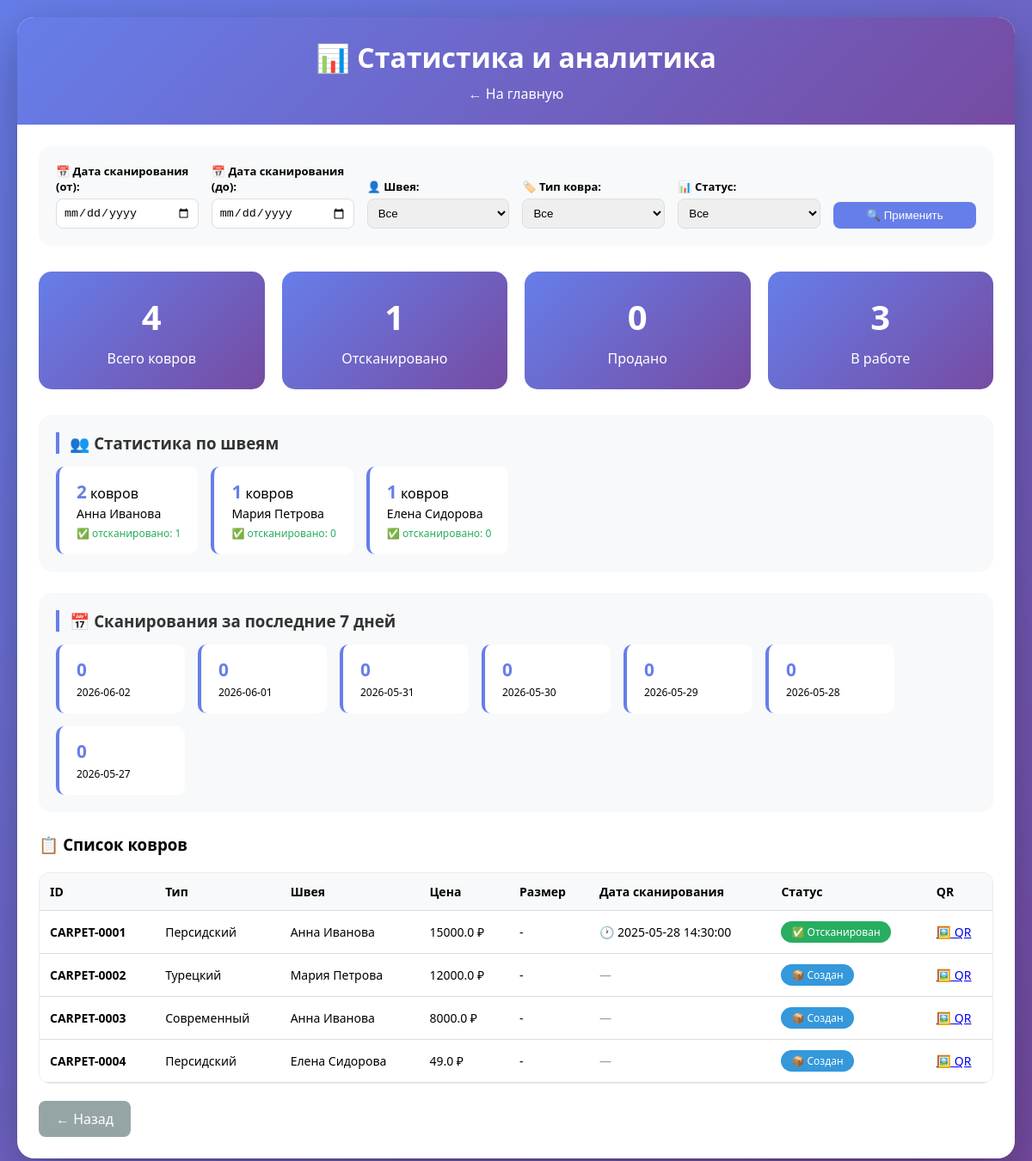
Screenshot of /stats with the database file from the repository.
### app.py (models this page shows)
class Craftsman(db.Model):
    id = db.Column(db.Integer, primary_key=True)
    name = db.Column(db.String(100), nullable=False)
    phone = db.Column(db.String(20))
    created_at = db.Column(db.DateTime, default=datetime.utcnow)
    carpets = db.relationship('Carpet', backref='craftsman_ref', cascade="all, delete-orphan")

class Carpet(db.Model):
    id = db.Column(db.Integer, primary_key=True)
    carpet_id = db.Column(db.String(50), unique=True, nullable=False)
    carpet_type_id = db.Column(db.Integer, db.ForeignKey('carpet_type.id'), nullable=False)
    craftsman_id = db.Column(db.Integer, db.ForeignKey('craftsman.id'), nullable=False)
    price = db.Column(db.Float, nullable=False)
    size = db.Column(db.String(50))
    material = db.Column(db.String(100))
    color = db.Column(db.String(50))
    status = db.Column(db.String(50), default='created')
    scanned_at = db.Column(db.String(20), nullable=True)
    scanned_by = db.Column(db.String(50), default='admin')
    notes = db.Column(db.Text)
    qr_code_path = db.Column(db.String(200))
    created_at = db.Column(db.DateTime, default=datetime.utcnow)

class CarpetType(db.Model):
    id = db.Column(db.Integer, primary_key=True)
    name = db.Column(db.String(100), nullable=False, unique=True)
    base_price = db.Column(db.Float, nullable=False)
    description = db.Column(db.Text)
    created_at = db.Column(db.DateTime, default=datetime.utcnow)
    carpets = db.relationship('Carpet', backref='carpet_type_ref', lazy=True)

### app.py (the view)
@app.route('/stats')
def stats():
    scan_date_from = request.args.get('scan_date_from', '')
    scan_date_to = request.args.get('scan_date_to', '')
    status = request.args.get('status', '')
    craftsman_id = request.args.get('craftsman_id', '')
    carpet_type_id = request.args.get('carpet_type_id', '')
    query = Carpet.query
    if scan_date_from:
        query = query.filter(Carpet.scanned_at >= scan_date_from)
    if scan_date_to:
        query = query.filter(Carpet.scanned_at <= scan_date_to)
    if status:
        query = query.filter(Carpet.status == status)
    if craftsman_id:
        query = query.filter(Carpet.craftsman_id == craftsman_id)
    if carpet_type_id:
        query = query.filter(Carpet.carpet_type_id == carpet_type_id)
    carpets = query.all()
    total_carpets = len(carpets)
    scanned_count = len([c for c in carpets if c.status == 'scanned'])
    sold_count = len([c for c in carpets if c.status == 'sold'])
    created_count = len([c for c in carpets if c.status == 'created'])
    scans_stats = []
    for i in range(7):
        date = (datetime.now() - timedelta(days=i)).strftime('%Y-%m-%d')
        count = ScanLog.query.filter(ScanLog.scanned_at.like(f'{date}%'), ScanLog.result == 'success').count()
        scans_stats.append({'date': date, 'count': count})
    craftsmen_stats = []
    for c in Craftsman.query.all():
        craft_carpets = [carp for carp in carpets if carp.craftsman_id == c.id]
        if craft_carpets:
            craftsmen_stats.append({'name': c.name, 'count': len(craft_carpets),
                'scanned': len([cr for cr in craft_carpets if cr.status == 'scanned'])})
    return render_template('stats.html', carpets=carpets, total_carpets=total_carpets,
        scanned_count=scanned_count, sold_count=sold_count, created_count=created_count,
        scans_stats=scans_stats, craftsmen_stats=craftsmen_stats, craftsmen=Craftsman.query.all(),
        carpet_types=CarpetType.query.all(), selected_craftsman=craftsman_id,
        selected_type=carpet_type_id, selected_status=status,
        scan_date_from=scan_date_from, scan_date_to=scan_date_to)

### templates/stats.html (shortened to what this page needs)
<!DOCTYPE html>
<html lang="ru">
<head>
</head>
<body>
<div class="container">
    <div class="header">
        <h1>📊 Статистика и аналитика</h1>
        <a href="/">← На главную</a>
    </div>
    <div class="content">
        <form method="GET" class="filter-form">
            <div class="filter-row">
                <div class="filter-group">
                    <label>📅 Дата сканирования (от):</label>
                    <input type="date" name="scan_date_from" value="{{ scan_date_from }}">
                </div>
                <div class="filter-group">
                    <label>📅 Дата сканирования (до):</label>
                    <input type="date" name="scan_date_to" value="{{ scan_date_to }}">
                </div>
                <div class="filter-group">
                    <label>👤 Швея:</label>
                    <select name="craftsman_id">
                        <option value="">Все</option>
                    </select>
                </div>
                <div class="filter-group">
                    <label>🏷️ Тип ковра:</label>
                    <select name="carpet_type_id">
                        <option value="">Все</option>
                    </select>
                </div>
                <div class="filter-group">
                    <label>📊 Статус:</label>
                    <select name="status">
                        <option value="">Все</option>
                    </select>
                </div>
                <div class="filter-group">
                    <button type="submit">🔍 Применить</button>
                </div>
            </div>
        </form>
        <div class="stats-grid">
            <div class="stat-card"><h2>{{ total_carpets }}</h2><p>Всего ковров</p></div>
            <div class="stat-card"><h2>{{ scanned_count }}</h2><p>Отсканировано</p></div>
            <div class="stat-card"><h2>{{ sold_count }}</h2><p>Продано</p></div>
            <div class="stat-card"><h2>{{ created_count }}</h2><p>В работе</p></div>
        </div>
        <div class="stats-section">
            <h3>👥 Статистика по швеям</h3>
            <div class="stats-list">
                {% for stat in craftsmen_stats %}
                <div class="stats-item">
                    <strong>{{ stat.count }}</strong> ковров<br>
                    <span style="font-size: 14px;">{{ stat.name }}</span><br>
                    <span style="font-size: 12px; color: #27ae60;">✅ отсканировано: {{ stat.scanned }}</span>
                </div>
                {% else %}
                <p>Нет данных</p>
                {% endfor %}
            </div>
        </div>
        <div class="stats-section">
            <h3>📅 Сканирования за последние 7 дней</h3>
            <div class="stats-list">
                {% for stat in scans_stats %}
                <div class="stats-item">
                    <strong>{{ stat.count }}</strong><br>
                    <span style="font-size: 12px;">{{ stat.date }}</span>
                </div>
                {% else %}
                <p>Нет данных</p>
                {% endfor %}
            </div>
        </div>
        <h3 style="margin-top: 20px;">📋 Список ковров</h3>
        <div class="table-wrapper">
            <table>
                <thead>
                    <tr>
                        <th>ID</th>
                        <th>Тип</th>
                        <th>Швея</th>
                        <th>Цена</th>
                        <th>Размер</th>
                        <th>Дата сканирования</th>
                        <th>Статус</th>
                        <th>QR</th>
                    </tr>
                </thead>
                <tbody>
                    {% for carpet in carpets %}
                    <tr>
                        <td><strong>{{ carpet.carpet_id }}</strong></td>
                        <td>{{ carpet.carpet_type_ref.name if carpet.carpet_type_ref else '-' }}</td>
                        <td>{{ carpet.craftsman_ref.name if carpet.craftsman_ref else '-' }}</td>
                        <td>{{ carpet.price }} ₽</td>
                        <td>{{ carpet.size or '-' }}</td>
                        <td>{% if carpet.scanned_at %}🕐 {{ carpet.scanned_at }}{% else %}<span style="color:#999;">—</span>{% endif %}</td>
                        <td>
                            {% if carpet.status == 'created' %}
                            <span class="status-badge status-created">📦 Создан</span>
                            {% elif carpet.status == 'scanned' %}
                            <span class="status-badge status-scanned">✅ Отсканирован</span>
                            {% else %}
                            <span class="status-badge status-sold">💰 Продан</span>
                            {% endif %}
                        </td>
                        <td><a href="/get_qr/{{ carpet.carpet_id }}" target="_blank">🖼️ QR</a></td>
                    </tr>
                    {% else %}
                    <tr><td colspan="8" style="text-align: center;">Нет данных</td></tr>
                    {% endfor %}
                </tbody>
            </table>
        </div>
        <a href="/" class="back-btn">← Назад</a>
    </div>
</div>
</body>
</html>

### templates/stats.html (style rules this page uses)
* { margin: 0; padding: 0; box-sizing: border-box; }
body { font-family: 'Segoe UI', Arial, sans-serif; background: linear-gradient(135deg, #667eea 0%, #764ba2 100%); min-height: 100vh; padding: 20px; }
.container { max-width: 1400px; margin: 0 auto; background: white; border-radius: 20px; box-shadow: 0 20px 60px rgba(0,0,0,0.3); overflow: hidden; }
.header { background: linear-gradient(135deg, #667eea 0%, #764ba2 100%); color: white; padding: 25px; text-align: center; }
.header a { color: white; text-decoration: none; margin-top: 10px; display: inline-block; }
.content { padding: 25px; }
.stats-grid { display: grid; grid-template-columns: repeat(auto-fit, minmax(200px, 1fr)); gap: 20px; margin-bottom: 30px; }
.stat-card { background: linear-gradient(135deg, #667eea 0%, #764ba2 100%); color: white; padding: 25px; border-radius: 15px; text-align: center; }
.stat-card h2 { font-size: 2.5em; margin-bottom: 10px; }
.filter-form { background: #f8f9fa; padding: 20px; border-radius: 15px; margin-bottom: 30px; }
.filter-row { display: flex; gap: 15px; flex-wrap: wrap; align-items: flex-end; }
.filter-group { flex: 1; min-width: 150px; }
.filter-group label { display: block; margin-bottom: 5px; font-weight: 600; font-size: 13px; }
.filter-group input, .filter-group select { width: 100%; padding: 8px; border: 1px solid #ddd; border-radius: 8px; }
.filter-group button { padding: 8px 20px; background: #667eea; color: white; border: none; border-radius: 8px; cursor: pointer; width: 100%; }
.stats-section { background: #f8f9fa; padding: 20px; border-radius: 15px; margin-bottom: 25px; }
.stats-section h3 { margin-bottom: 15px; color: #333; border-left: 4px solid #667eea; padding-left: 12px; }
.stats-list { display: flex; flex-wrap: wrap; gap: 15px; }
.stats-item { background: white; padding: 15px 20px; border-radius: 10px; border-left: 4px solid #667eea; min-width: 150px; }
.stats-item strong { font-size: 1.3em; color: #667eea; }
.table-wrapper { overflow-x: auto; border-radius: 12px; border: 1px solid #e9ecef; margin-top: 20px; }
table { width: 100%; border-collapse: collapse; font-size: 14px; }
th, td { padding: 12px; text-align: left; border-bottom: 1px solid #ddd; }
th { background: #f8f9fa; font-weight: 600; }
.status-badge { display: inline-block; padding: 4px 12px; border-radius: 20px; font-size: 12px; font-weight: 500; color: white; }
.status-created { background: #3498db; }
.status-scanned { background: #27ae60; }
.back-btn { display: inline-block; margin-top: 20px; padding: 10px 20px; background: #95a5a6; color: white; text-decoration: none; border-radius: 8px; }

### rows the page displays
Craftsman: count "2", name "Анна Иванова", scanned "1"
Craftsman: count "1", name "Мария Петрова", scanned "0"
Craftsman: count "1", name "Елена Сидорова", scanned "0"
Carpet: carpet_id "CARPET-0001", carpet_type_ref "Персидский", craftsman_ref "Анна Иванова", price "15000.0", size "-", scanned_at "2025-05-28 14:30:00", status "✅ Отсканирован"
Carpet: carpet_id "CARPET-0002", carpet_type_ref "Турецкий", craftsman_ref "Мария Петрова", price "12000.0", size "-", status "📦 Создан"
Carpet: carpet_id "CARPET-0003", carpet_type_ref "Современный", craftsman_ref "Анна Иванова", price "8000.0", size "-", status "📦 Создан"
Carpet: carpet_id "CARPET-0004", carpet_type_ref "Персидский", craftsman_ref "Елена Сидорова", price "49.0", size "-", status "📦 Создан"

### other values shown
{{ total_carpets }} "4"
{{ scanned_count }} "1"
{{ sold_count }} "0"
{{ created_count }} "3"
{{ stat.count }} "0" "0" "0" "0" "0" "0" "0"
{{ stat.date }} "2026-06-02" "2026-06-01" "2026-05-31" "2026-05-30" "2026-05-29" "2026-05-28" "2026-05-27"
